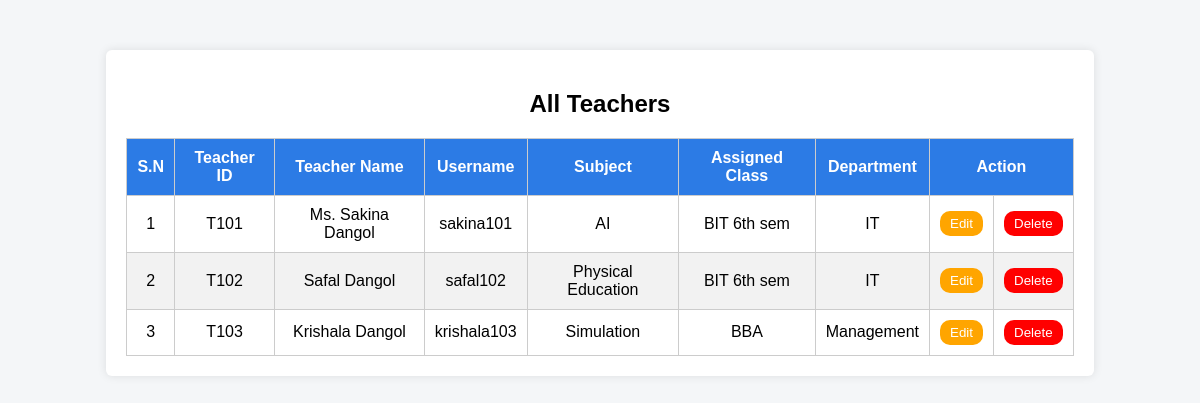
/AdminOperation/view_teacher, run on an earlier commit of the app's database.
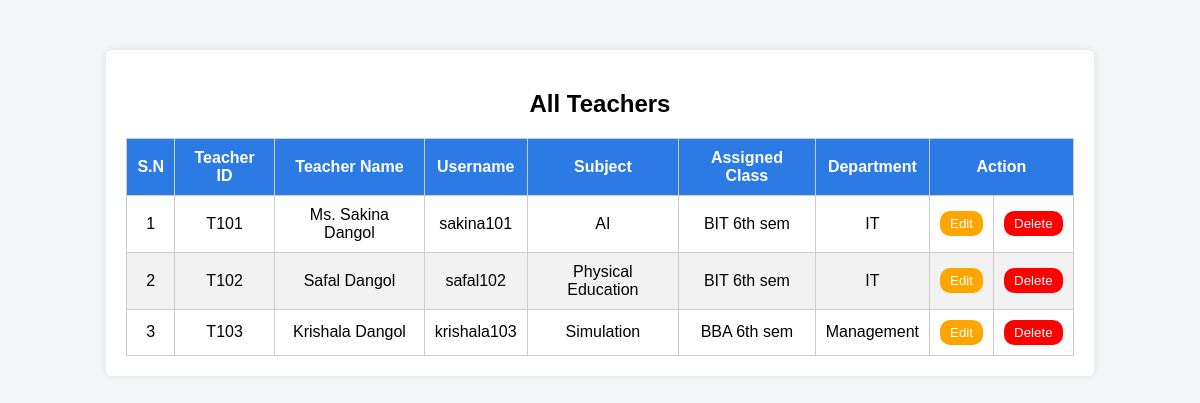
And on a later commit of the database.
### Admin/models.py (models this page shows, shortened)
class Subject(models.Model):
    Teachername=models.CharField(max_length=100)
    teacher=models.ForeignKey(Teacher,on_delete=models.CASCADE,null=True)
    assigned_class=models.CharField(max_length=100,default="AI")
    subject_name=models.CharField(max_length=100,default="Python")

class Teacher(models.Model):
    user = models.OneToOneField(User, on_delete=models.CASCADE)
    TeacherID = models.CharField(max_length=100, unique=True)
    Teachername = models.CharField(max_length=100)
    department = models.CharField(max_length=100, default="IT")

### Admin/views.py (the view)
# urls.py: path('view_teacher',views.view_teacher,name="view_teacher"),
def view_teacher(request):
    teachers = Teacher.objects.all()
    subjects = Subject.objects.select_related('teacher')
    return render(request,"view_teacher.html",{'subjects':subjects,'teacher':teachers})

### Admin/templates/view_teacher.html (shortened to what this page needs)
<!DOCTYPE html>
<html lang="en">
<head>
</head>
<body>
<div class="container">
    <h2>All Teachers</h2>
    <table>
        <thead>
            <tr>
                <th>S.N</th>
                <th>Teacher ID</th>
                <th>Teacher Name</th>
                <th>Username</th>
                <th>Subject</th>
                <th>Assigned Class</th>
                <th>Department</th>
                <th colspan="2">Action</th>
            </tr>
        </thead>
        <tbody>
            {% for subject in subjects %}
            <tr>
                <td>{{ forloop.counter }}</td>
                <td>{{ subject.teacher.TeacherID }}</td>
                <td>{{ subject.teacher.Teachername }}</td>
                <td>{{ subject.teacher.user.username }}</td>
                <td>{{ subject.subject_name|default:"N/A" }}</td>
                <td>{{ subject.assigned_class|default:"N/A" }}</td>
                <td>{{ subject.teacher.department|default:"N/A" }}</td>
                <td>
                    <a href="{% url 'edit_teacher' subject.teacher.TeacherID %}">
                        <button class="Edit">Edit</button>
                    </a>
                </td>
                <td>
                    <a href="{% url 'delete_teacher' subject.teacher.TeacherID %}">
                        <button class="Delete">Delete</button>
                    </a>
                </td>
            </tr>
            {% empty %}
            <tr>
                <td colspan="9">No teachers found</td>
            </tr>
            {% endfor %}
        </tbody>
    </table>
</div>
</body>
</html>

What changed in the data, as far as the page shows it:
changed Subject "Simulation": assigned_class "BBA" → "BBA 6th sem"
